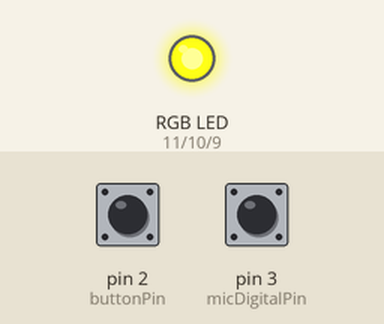
The sketch below on a simulated Arduino Uno, built with avr-gcc and run on an emulated ATmega328P. Parts: an RGB LED mixed from three pins (HIGH = lit). The test bench sets the inputs (shaded band); at power-on: pin 2 (buttonPin) HIGH, pin 3 (micDigitalPin) LOW.

Above: at 3.45 s.
3.9 s: pin 2 (buttonPin) pulled LOW for 0.15 s
At 4.33 s:
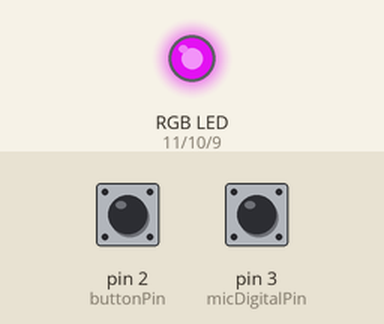
9.9 s: pin 3 (micDigitalPin) driven LOW
12.9 s: pin 2 (buttonPin) pulled LOW for 1 s
At 13.11 s:
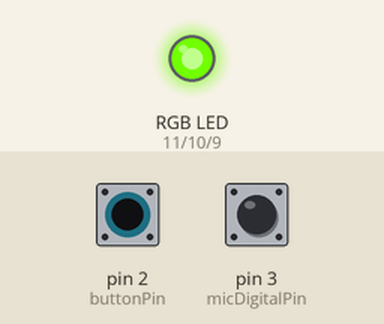
16.9 s: pin 3 (micDigitalPin) driven HIGH
19.9 s: pin 3 (micDigitalPin) pulsed LOW 5 times (0.12 s each, 0.3 s apart)
At 22.5 s:
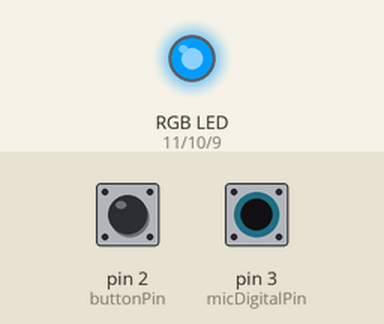
Timing chart, 0 to 23.9 s (numbered marks = the images above; inputs shaded):
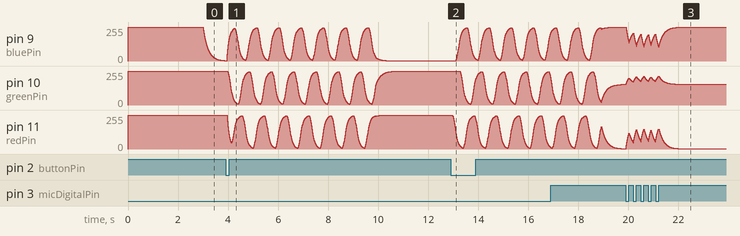

The sketch:

talking-table.ino
```cpp
// talking table final iteration: RGB + Mic + Button + Simulated Pressure Sensor
//in the future: pressure sensor triggered start, vibration motor

const int buttonPin = 2;
const int micPin = A0;
const int bluePin = 9;
const int greenPin = 10;
const int redPin = 11;
const int micDigitalPin = 3;

// --- Game mode ---
bool gameMode = false;
unsigned long gameStart = 0;
const unsigned long gameDuration = 6 * 1000;

// --- Session (pressure sensor simulation) ---
bool sessionActive = false;
bool sessionStartedOnce = false;
unsigned long sessionStart = 0;
const unsigned long sessionDuration = 60 * 1000; // 1 minute
unsigned long startupTime = 0;

// --- Color ---
int hue = 0;
float currentR = 0;
float currentG = 0;
float currentB = 0;
const float smoothing = 0.1;

void setup() {
  pinMode(buttonPin, INPUT_PULLUP);
  pinMode(redPin, OUTPUT);
  pinMode(greenPin, OUTPUT);
  pinMode(bluePin, OUTPUT);

  pinMode(micDigitalPin, INPUT);

  startupTime = millis();
  //for mic debugging
  Serial.begin(9600); // in setup
}

void loop() {


  // --- Simulated pressure sensor (auto start after 3s) ---
  if (!sessionStartedOnce && millis() - startupTime > 3000) {
    sessionActive = true;
    sessionStart = millis();
    sessionStartedOnce = true;
  }

  // --- If no one "at table" ---
  if (!sessionActive) {
    setColor(0, 0, 0);
    return;
  }

  // --- End session after 1 minute ---
  if (millis() - sessionStart > sessionDuration) {
    sessionActive = false;
    setColor(0, 0, 0);
    return;
  }

  // --- Button handling ---
  static bool lastButtonState = HIGH;
  bool reading = digitalRead(buttonPin);

  if (reading == LOW && lastButtonState == HIGH) {
    if (!gameMode) {
      gameMode = true;
      gameStart = millis();
    } else {
      gameMode = false;
    }
    delay(50);
  }
  lastButtonState = reading;

  // --- Game mode ---
  if (gameMode) {
    if (millis() - gameStart < gameDuration) {
      rainbowFadeStep();
    } else {
      gameMode = false;
    }
  }
  // --- Ambient mic mode ---
  else {
    ambientMicMode();
  }
}

// 🌈 Rainbow (faster + smooth)
void rainbowFadeStep() {
  int r, g, b;
  hsvToRgb(hue, 255, 255, r, g, b);
  smoothSetColor(r, g, b);
  hue = (hue + 3) % 256; // faster color cycling
  delay(10);
}

void ambientMicMode() {
  int sound = digitalRead(micDigitalPin);

  int targetR, targetG, targetB;

  if (sound == HIGH) {
    // Loud → warm, active color
    targetR = 255; targetG = 100; targetB = 0; // orange/red
  } else {
    // Quiet → calm color
    targetR = 0; targetG = 0; targetB = 255; // blue
  }

  smoothSetColor(targetR, targetG, targetB);
  delay(20);
}

// ✨ Smooth transition (used everywhere)
void smoothSetColor(int targetR, int targetG, int targetB) {
  currentR += (targetR - currentR) * smoothing;
  currentG += (targetG - currentG) * smoothing;
  currentB += (targetB - currentB) * smoothing;

  setColor((int)currentR, (int)currentG, (int)currentB);
}

// 🔌 Common anode output
void setColor(int r, int g, int b) {
  analogWrite(redPin, 255 - r);
  analogWrite(greenPin, 255 - g);
  analogWrite(bluePin, 255 - b);
}

// 🎨 HSV → RGB
void hsvToRgb(int h, int s, int v, int &r, int &g, int &b) {
  float hf = h / 255.0 * 6.0;
  int i = int(hf);
  float f = hf - i;
  float p = v * (1 - s / 255.0);
  float q = v * (1 - f * s / 255.0);
  float t = v * (1 - (1 - f) * s / 255.0);

  switch (i % 6) {
    case 0: r = v; g = t; b = p; break;
    case 1: r = q; g = v; b = p; break;
    case 2: r = p; g = v; b = t; break;
    case 3: r = p; g = q; b = v; break;
    case 4: r = t; g = p; b = v; break;
    case 5: r = v; g = p; b = q; break;
  }
}
```
